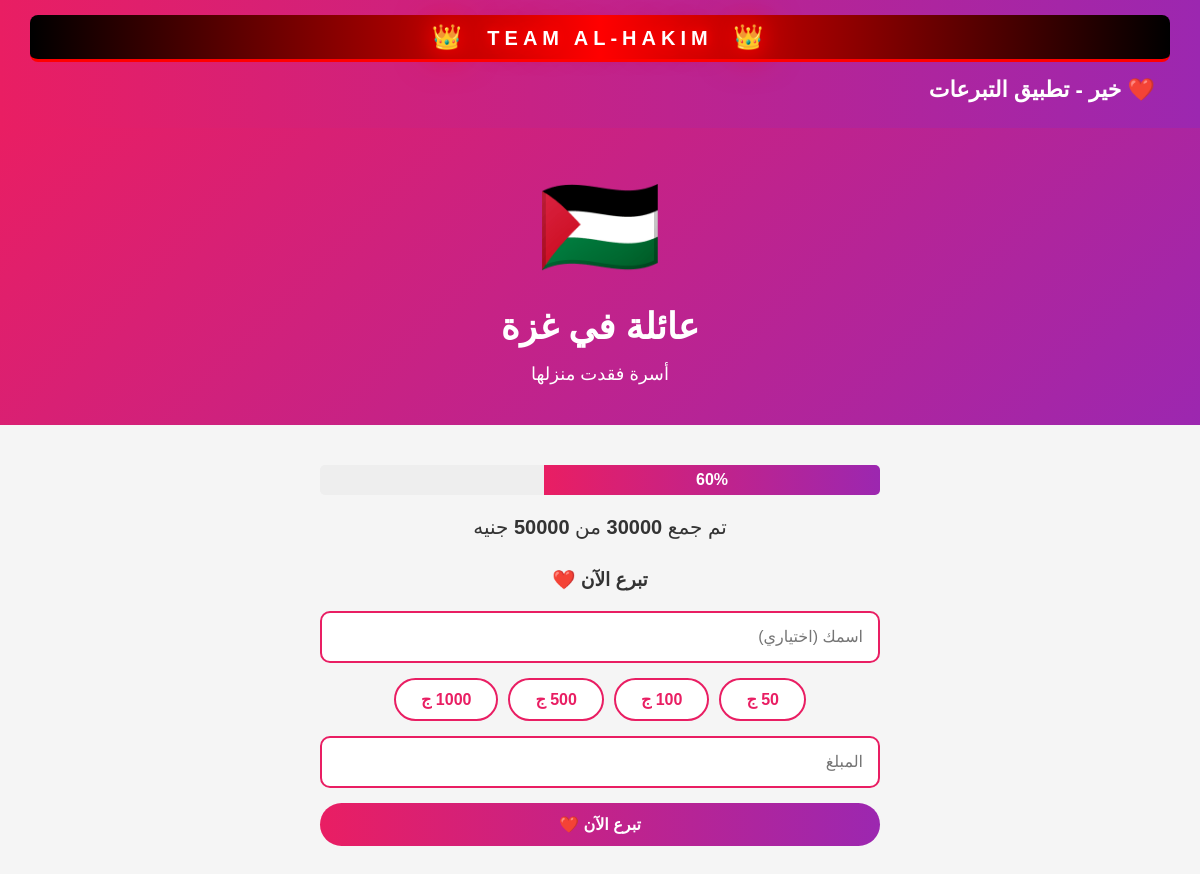
Page /case/3 on the committed database.
### tables this page shows
CREATE TABLE cases (
        id INTEGER PRIMARY KEY AUTOINCREMENT,
        title TEXT,
        description TEXT,
        category TEXT,
        target_amount INTEGER,
        collected_amount INTEGER DEFAULT 0,
        image TEXT,
        created_at TEXT
    );

### app.py (the view)
@app.route('/case/<int:case_id>')
def case_detail(case_id):
    conn = sqlite3.connect('khair.db')
    c = conn.cursor()
    c.execute('SELECT * FROM cases WHERE id = ?', (case_id,))
    case = c.fetchone()
    conn.close()
    return render_template('case.html', case=case)

### templates/case.html (shortened to what this page needs)
<!DOCTYPE html>
<html lang="ar" dir="rtl">
<head>
<link rel="stylesheet" href="/static/style.css">
</head>
<body>
<header class="navbar">
  <div class="admin-header">
    <span class="crown">👑</span>
    <span class="admin-title">TEAM AL-HAKIM</span>
    <span class="crown">👑</span>
  </div>
  <div class="app-name"><a href="/" style="color:white;text-decoration:none;">❤️ خير - تطبيق التبرعات</a></div>
</header>
<section class="hero" style="padding: 40px 20px;">
  <div style="font-size: 100px; margin-bottom: 20px;">{{ case[6] }}</div>
  <h2>{{ case[1] }}</h2>
  <p>{{ case[2] }}</p>
</section>
<section style="padding: 40px 20px; max-width: 600px; margin: 0 auto;">
  <div class="progress" style="height: 30px; margin-bottom: 20px;">
    <div class="progress-bar" style="width: {{ (case[5] / case[4] * 100)|int }}%; line-height: 30px; color: white; text-align: center; font-weight: bold;">
      {{ (case[5] / case[4] * 100)|int }}%
    </div>
  </div>
  <p style="text-align: center; font-size: 20px; margin-bottom: 30px;">
    تم جمع <strong>{{ case[5] }}</strong> من <strong>{{ case[4] }}</strong> جنيه
  </p>
  <h3 style="text-align: center; margin-bottom: 20px;">تبرع الآن ❤️</h3>
  <form method="POST" action="/donate/{{ case[0] }}" style="display: flex; flex-direction: column; gap: 15px;">
    <input type="text" name="donor_name" placeholder="اسمك (اختياري)"
           style="padding: 15px; border: 2px solid #e91e63; border-radius: 10px; font-size: 16px;">
    <div style="display: flex; gap: 10px; flex-wrap: wrap; justify-content: center;">
      <button type="button" onclick="setAmount(50)" class="amount-btn">50 ج</button>
      <button type="button" onclick="setAmount(100)" class="amount-btn">100 ج</button>
      <button type="button" onclick="setAmount(500)" class="amount-btn">500 ج</button>
      <button type="button" onclick="setAmount(1000)" class="amount-btn">1000 ج</button>
    </div>
    <input type="number" name="amount" id="amount" placeholder="المبلغ" required
           style="padding: 15px; border: 2px solid #e91e63; border-radius: 10px; font-size: 16px;">
    <button type="submit" class="cta-btn" style="width: 100%;">تبرع الآن ❤️</button>
  </form>
</section>
</body>
</html>

### static/style.css (style rules this page uses)
* { margin: 0; padding: 0; box-sizing: border-box; font-family: 'Arial', sans-serif; }
body { background: #f5f5f5; color: #333; direction: rtl; }
.navbar { background: linear-gradient(90deg, #e91e63, #9c27b0); color: white; padding: 15px 30px; box-shadow: 0 2px 10px rgba(0,0,0,0.1); }
.admin-header { background: linear-gradient(90deg, #000, #f00, #000); color: #fff; padding: 8px 20px; text-align: center; font-size: 20px; font-weight: bold; letter-spacing: 5px; text-shadow: 0 0 20px #f00, 0 0 40px #f00; animation: adminPulse 2s infinite; border-bottom: 3px solid #f00; margin-bottom: 15px; border-radius: 8px; }
.admin-title { color: #fff; text-shadow: 0 0 10px #f00, 0 0 20px #f00, 0 0 30px #f00; }
.crown { font-size: 24px; animation: rotate 3s infinite linear; display: inline-block; margin: 0 10px; }
.app-name { font-size: 22px; color: white; font-weight: bold; margin-bottom: 10px; }
.navbar a { color: white; text-decoration: none; margin: 0 15px; transition: 0.3s; }
.hero { background: linear-gradient(135deg, #e91e63, #9c27b0); color: white; padding: 60px 20px; text-align: center; }
.hero h2 { font-size: 36px; margin-bottom: 15px; }
.hero p { font-size: 18px; }
.progress { background: #eee; height: 10px; border-radius: 5px; overflow: hidden; margin-bottom: 10px; }
.progress-bar { background: linear-gradient(90deg, #e91e63, #9c27b0); height: 100%; transition: 0.5s; }
.donate-btn, .cta-btn { background: linear-gradient(90deg, #e91e63, #9c27b0); color: white; border: none; padding: 12px 30px; border-radius: 25px; cursor: pointer; font-size: 16px; font-weight: bold; text-decoration: none; display: inline-block; transition: 0.3s; }
.amount-btn { background: white; color: #e91e63; border: 2px solid #e91e63; padding: 10px 25px; border-radius: 25px; cursor: pointer; font-size: 16px; font-weight: bold; transition: 0.3s; }

### rows in the picture
cases: image "🇵🇸", title "عائلة في غزة", description "أسرة فقدت منزلها", (case[5]/case[4]*100)|int "60", collected_amount "30000", target_amount "50000"
